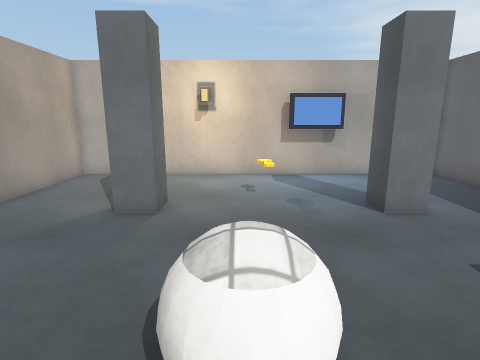
view 1 (above)

14 first-person views from a walk through a scene from a Unity 3-D project. The camera is 1.5 m above the floor, tilts 12° down and sees 80° across. Doors are open. The floor is counted in squares, 0.5 m on a side. Each view is taken from the middle of a square. On the plan, view 1 faces up. The plan holds only what a view shows up to about 20 squares ahead; the rest is blank. The player character is not drawn. Surface patterns are stand-ins for the level's own textures.

view 2
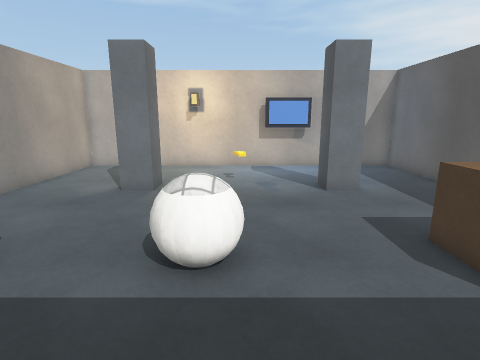

view 3
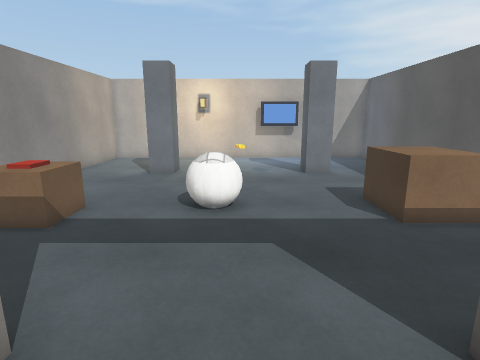

view 4
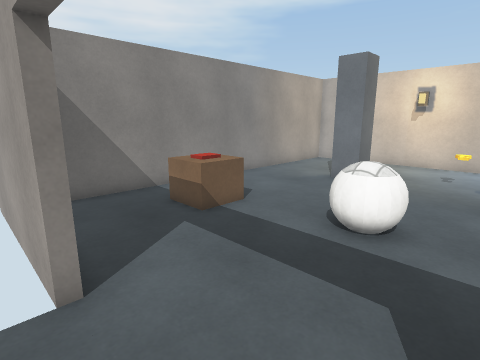

view 5
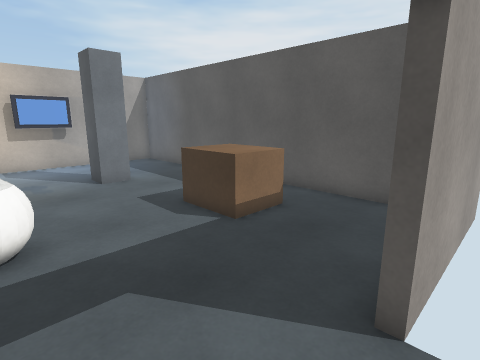

view 6
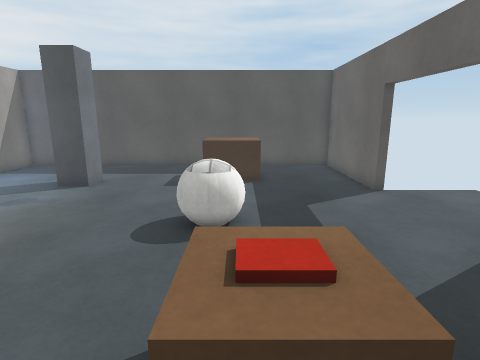

view 7
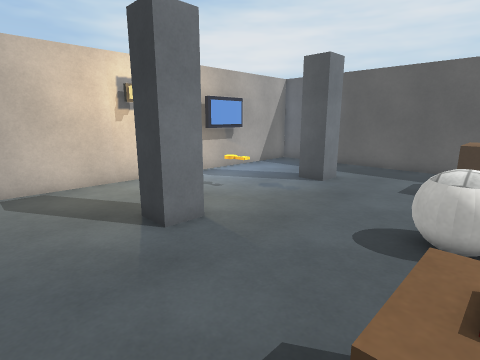

view 8
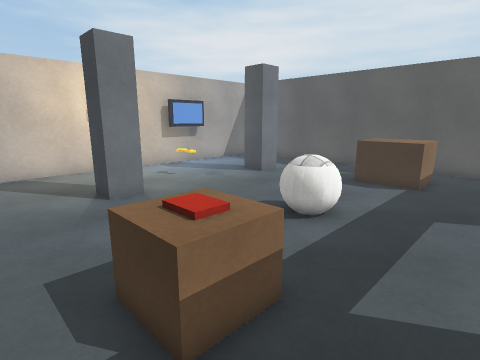

view 9
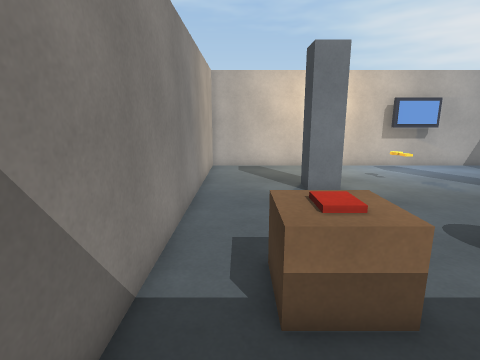

view 10
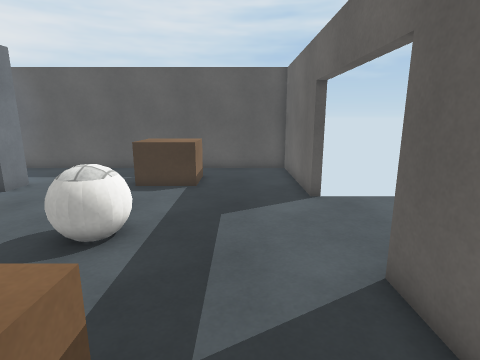

view 11
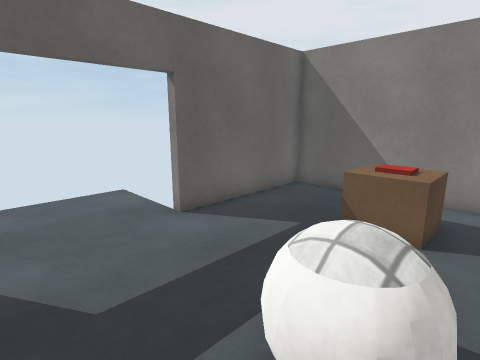

view 12
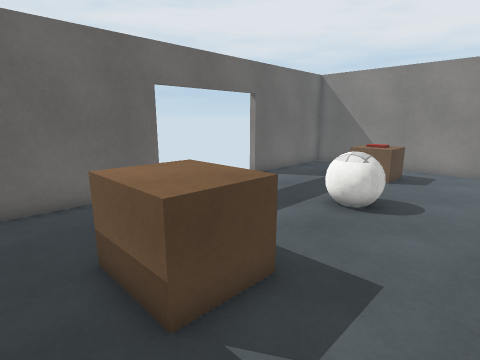

view 13
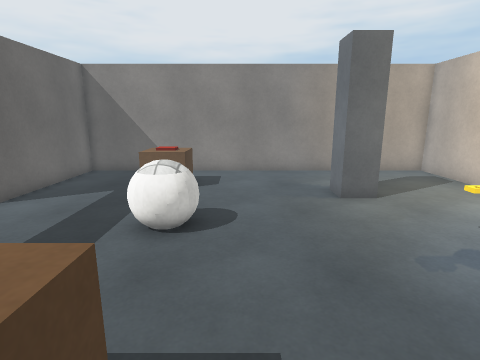

view 14
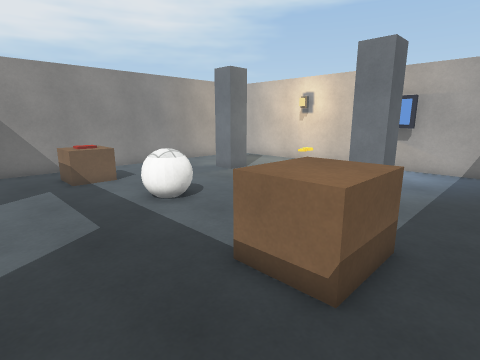

### Floor plan
Key: @ floor where view 1 was taken; # wall or solid block; . floor; D open door; O other object.
Columns run from 9 left of view 1 to 11 right of it. Each row starts with its distance up from view 1.
 16 #####################
 15 #...........OOO.....#
 14 #...................#
 13 #...................#
 12 #.........O.........#
 11 #.........O.........#
 10 #....OO.......OO....#
  9 #....OO.......OO....#
  8 #...................#
  7 #...................#
  6 #...................#
  5 #...................#
  4 #........OO....OOO..#
  3 #..OO...OOO....OOO..#
  2 #..OOO..OOO....OOO..#
  1 #..OOO.........OOO..#
  0 #........@..........#
 -1 #...................#
 -2 #...................#
 -3 #...................#
 -4 #######DDDDDDD#######
 -5         .....
 -6         .....
 -7         .....

Where each view was taken, in squares from view 1:
view 1: 0 up, 0 right, facing up
view 2: 3 down, 1 right, facing up
view 3: 7 down, 1 right, facing up
view 4: 5 down, 3 right, facing up-left
view 5: 5 down, 0 right, facing up-right
view 6: 2 up, 8 left, facing right
view 7: 2 up, 8 left, facing up-right
view 8: 2 down, 8 left, facing up-right
view 9: 3 down, 7 left, facing up
view 10: 1 down, 7 left, facing right
view 11: 4 up, 3 right, facing down-left
view 12: 7 up, 10 right, facing down-left
view 13: 5 up, 8 right, facing left
view 14: 3 down, 10 right, facing up-left
